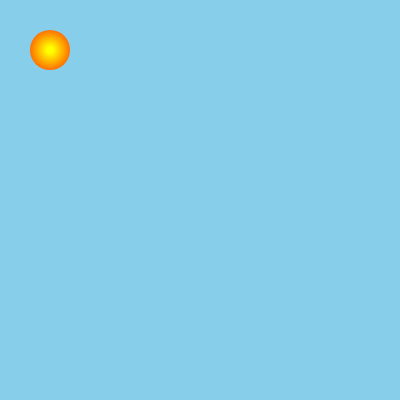
Frame 1 (no input)
Frame 60 (no input): identical to frame 1, image omitted
Frame 120 (the mouse pressed at the canvas centre since frame 60): identical to frame 1, image omitted

The p5.js sketch that drew this single still picture (run headless with seeded random() and noise() and a simulated clock; from frame 60 on, the mouse is pressed at the canvas centre):

// p5.js sketch
// ── sketch.js
function setup() {
  createCanvas(400, 400);
}



function draw() {
  background(220);

  background('skyblue');

  // Style the circle using a color gradient.
    let myGradient = drawingContext.createRadialGradient(50, 50, 3, 50, 50, 40);
    myGradient.addColorStop(0, 'yellow');
    myGradient.addColorStop(0.6, 'orangered');
    myGradient.addColorStop(1, 'yellow');
    drawingContext.fillStyle = myGradient;
    drawingContext.strokeStyle = 'rgba(0, 0, 0, 0)';

    // Draw the circle.
    circle(50, 50, 40);

  describe('A fiery sun drawn on a light blue background.');
}
